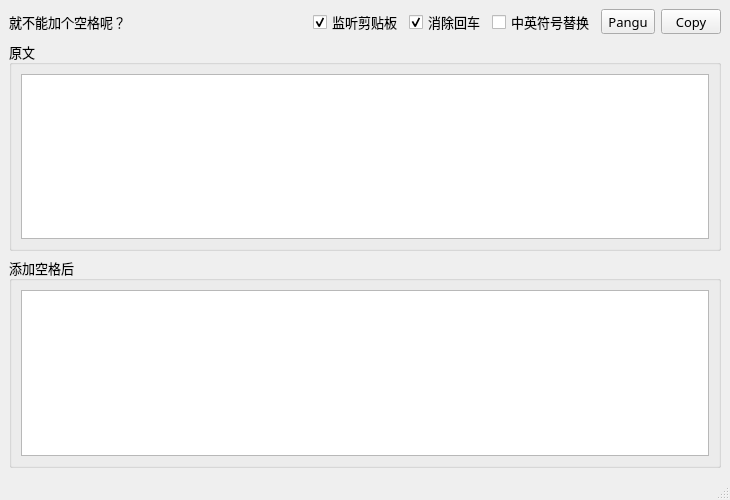
<?xml version="1.0" encoding="UTF-8"?>
<ui version="4.0">
 <class>MWin</class>
 <widget class="QMainWindow" name="MWin">
  <property name="geometry">
   <rect>
    <x>0</x>
    <y>0</y>
    <width>730</width>
    <height>500</height>
   </rect>
  </property>
  <property name="font">
   <font>
    <family>Microsoft YaHei</family>
    <pointsize>10</pointsize>
   </font>
  </property>
  <property name="windowTitle">
   <string>Pangu Tools</string>
  </property>
  <property name="windowIcon">
   <iconset resource="res.qrc">
    <normaloff>:/images/cat.svg</normaloff>:/images/cat.svg</iconset>
  </property>
  <widget class="QWidget" name="centralwidget">
   <layout class="QVBoxLayout" name="verticalLayout_2">
    <item>
     <layout class="QVBoxLayout" name="verticalLayout">
      <item>
       <layout class="QHBoxLayout" name="horizontalLayout">
        <item>
         <widget class="QLabel" name="label">
          <property name="minimumSize">
           <size>
            <width>100</width>
            <height>0</height>
           </size>
          </property>
          <property name="text">
           <string>就不能加个空格呢？</string>
          </property>
         </widget>
        </item>
        <item>
         <spacer name="horizontalSpacer">
          <property name="orientation">
           <enum>Qt::Horizontal</enum>
          </property>
          <property name="sizeHint" stdset="0">
           <size>
            <width>40</width>
            <height>20</height>
           </size>
          </property>
         </spacer>
        </item>
        <item>
         <widget class="QCheckBox" name="listen_clip_board">
          <property name="font">
           <font>
            <family>Microsoft YaHei</family>
            <pointsize>10</pointsize>
           </font>
          </property>
          <property name="text">
           <string>监听剪贴板</string>
          </property>
          <property name="checked">
           <bool>true</bool>
          </property>
         </widget>
        </item>
        <item>
         <widget class="QCheckBox" name="remove_newline">
          <property name="font">
           <font>
            <family>Microsoft YaHei</family>
            <pointsize>10</pointsize>
           </font>
          </property>
          <property name="text">
           <string>消除回车</string>
          </property>
          <property name="checked">
           <bool>true</bool>
          </property>
         </widget>
        </item>
        <item>
         <widget class="QCheckBox" name="replace_symbol">
          <property name="text">
           <string>中英符号替换</string>
          </property>
         </widget>
        </item>
        <item>
         <widget class="QToolButton" name="pangu_btn">
          <property name="cursor">
           <cursorShape>PointingHandCursor</cursorShape>
          </property>
          <property name="text">
           <string>Pangu</string>
          </property>
         </widget>
        </item>
        <item>
         <widget class="QToolButton" name="copy_btn">
          <property name="minimumSize">
           <size>
            <width>60</width>
            <height>0</height>
           </size>
          </property>
          <property name="cursor">
           <cursorShape>PointingHandCursor</cursorShape>
          </property>
          <property name="text">
           <string>Copy</string>
          </property>
         </widget>
        </item>
       </layout>
      </item>
      <item>
       <widget class="QGroupBox" name="groupBox">
        <property name="title">
         <string>原文</string>
        </property>
        <layout class="QHBoxLayout" name="horizontalLayout_2">
         <item>
          <widget class="QTextEdit" name="before_txt"/>
         </item>
        </layout>
       </widget>
      </item>
      <item>
       <widget class="QGroupBox" name="groupBox_2">
        <property name="title">
         <string>添加空格后</string>
        </property>
        <layout class="QHBoxLayout" name="horizontalLayout_3">
         <item>
          <widget class="QTextEdit" name="after_txt"/>
         </item>
        </layout>
       </widget>
      </item>
     </layout>
    </item>
   </layout>
  </widget>
  <widget class="QMenuBar" name="menubar">
   <property name="geometry">
    <rect>
     <x>0</x>
     <y>0</y>
     <width>730</width>
     <height>26</height>
    </rect>
   </property>
  </widget>
  <widget class="QStatusBar" name="statusbar"/>
 </widget>
 <resources>
  <include location="res.qrc"/>
 </resources>
 <connections/>
</ui>
